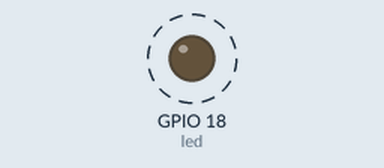
This program was run on a simulated Raspberry Pi (BCM pin numbers). Parts: output pins drawn as LEDs (lit = HIGH). Dashed ring = blinking.

Above: at 0.5 s.
Timing chart, 0 to 4.6 s (numbered marks = the images above):
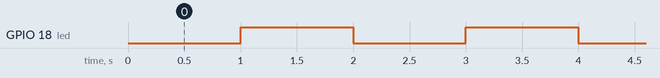

Measured:
- by itself, GPIO 18 (led): alternates HIGH for 1.0 s and LOW for 1.0 s

The program:

LED1.py
```python
import RPi.GPIO as GPIO
from time import sleep

GPIO.setmode(GPIO.BCM)
GPIO.setwarnings(False)

led = 18
GPIO.setup(led,GPIO.OUT)


while True:
   GPIO.output(led,0)
   sleep(1)
   GPIO.output(led,1)
   sleep(1)


GPIO.cleanup()
```
